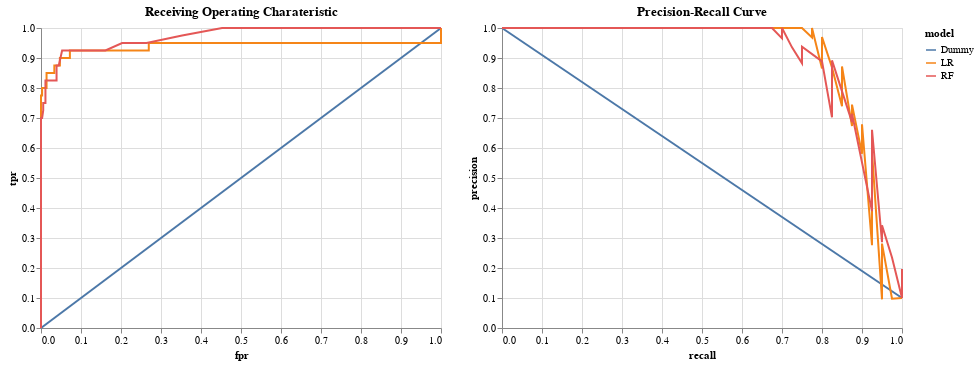

Notebook code cell kept with this figure:
### Code cell
import altair as alt


chart_roc = alt.Chart(rocs).mark_line().encode(
    x='fpr:Q', y='tpr:Q', color='model:N'
).properties(
    title='Receiving Operating Charateristic'
)

chart_prc = alt.Chart(prcs).mark_line().encode(
    x='recall:Q', y='precision:Q', color='model:N'
).properties(
    title='Precision-Recall Curve'
)

chart_roc | chart_prc

### Figure 1 — Vega-Lite specification as saved in the notebook (floating-point values rounded to 4 significant figures; data arrays with more than 128 entries replaced by an {"elided": "..."} marker saying what was removed)
{"config": {"view": {"continuousWidth": 400, "continuousHeight": 300}}, "hconcat": [{"data": {"name": "data-53e3adb9ccf87fcf20aeee3401bb2683"}, "mark": "line", "encoding": {"color": {"field": "model", "type": "nominal"}, "x": {"field": "fpr", "type": "quantitative"}, "y": {"field": "tpr", "type": "quantitative"}}, "title": "Receiving Operating Charateristic"}, {"data": {"name": "data-536ef9fb9ce68bd49b36e2f5595fae77"}, "mark": "line", "encoding": {"color": {"field": "model", "type": "nominal"}, "x": {"field": "recall", "type": "quantitative"}, "y": {"field": "precision", "type": "quantitative"}}, "title": "Precision-Recall Curve"}], "$schema": "https://vega.github.io/schema/vega-lite/v4.17.0.json", "datasets": {"data-53e3adb9ccf87fcf20aeee3401bb2683": [{"model": "Dummy", "fpr": 0.0, "tpr": 0.0, "thresholds": 1.1}, {"model": "Dummy", "fpr": 1.0, "tpr": 1.0, "thresholds": 0.1}, {"model": "LR", "fpr": 0.0, "tpr": 0.0, "thresholds": 2.0}, {"model": "LR", "fpr": 0.0, "tpr": 0.025, "thresholds": 1.0}, {"model": "LR", "fpr": 0.0, "tpr": 0.775, "thresholds": 0.5111}, {"model": "LR", "fpr": 0.002778, "tpr": 0.775, "thresholds": 0.4895}, {"model": "LR", "fpr": 0.002778, "tpr": 0.8, "thresholds": 0.4756}, {"model": "LR", "fpr": 0.01389, "tpr": 0.8, "thresholds": 0.169}, {"model": "LR", "fpr": 0.01389, "tpr": 0.85, "thresholds": 0.1547}, {"model": "LR", "fpr": 0.03333, "tpr": 0.85, "thresholds": 0.1157}, {"model": "LR", "fpr": 0.03333, "tpr": 0.875, "thresholds": 0.1152}, {"model": "LR", "fpr": 0.04722, "tpr": 0.875, "thresholds": 0.0808}, {"model": "LR", "fpr": 0.04722, "tpr": 0.9, "thresholds": 0.07625}, {"model": "LR", "fpr": 0.07222, "tpr": 0.9, "thresholds": 0.05686}, {"model": "LR", "fpr": 0.07222, "tpr": 0.925, "thresholds": 0.05514}, {"model": "LR", "fpr": 0.2694, "tpr": 0.925, "thresholds": 0.01623}, {"model": "LR", "fpr": 0.2694, "tpr": 0.95, "thresholds": 0.01612}, {"model": "LR", "fpr": 1.0, "tpr": 0.95, "thresholds": 0.0001175}, {"model": "LR", "fpr": 1.0, "tpr": 1.0, "thresholds": 1.605e-06}, {"model": "RF", "fpr": 0.0, "tpr": 0.0, "thresholds": 1.94}, {"model": "RF", "fpr": 0.0, "tpr": 0.05, "thresholds": 0.94}, {"model": "RF", "fpr": 0.0, "tpr": 0.1, "thresholds": 0.93}, {"model": "RF", "fpr": 0.0, "tpr": 0.125, "thresholds": 0.9}, {"model": "RF", "fpr": 0.0, "tpr": 0.225, "thresholds": 0.87}, {"model": "RF", "fpr": 0.0, "tpr": 0.375, "thresholds": 0.86}, {"model": "RF", "fpr": 0.0, "tpr": 0.475, "thresholds": 0.84}, {"model": "RF", "fpr": 0.0, "tpr": 0.5, "thresholds": 0.83}, {"model": "RF", "fpr": 0.0, "tpr": 0.55, "thresholds": 0.82}, {"model": "RF", "fpr": 0.0, "tpr": 0.7, "thresholds": 0.58}, {"model": "RF", "fpr": 0.002778, "tpr": 0.7, "thresholds": 0.54}, {"model": "RF", "fpr": 0.005556, "tpr": 0.725, "thresholds": 0.49}, {"model": "RF", "fpr": 0.005556, "tpr": 0.75, "thresholds": 0.47}, {"model": "RF", "fpr": 0.01111, "tpr": 0.75, "thresholds": 0.44}, {"model": "RF", "fpr": 0.01111, "tpr": 0.8, "thresholds": 0.41}, {"model": "RF", "fpr": 0.01111, "tpr": 0.825, "thresholds": 0.27}, {"model": "RF", "fpr": 0.01667, "tpr": 0.825, "thresholds": 0.25}, {"model": "RF", "fpr": 0.02222, "tpr": 0.825, "thresholds": 0.22}, {"model": "RF", "fpr": 0.03889, "tpr": 0.825, "thresholds": 0.21}, {"model": "RF", "fpr": 0.03889, "tpr": 0.875, "thresholds": 0.2}, {"model": "RF", "fpr": 0.04444, "tpr": 0.875, "thresholds": 0.19}, {"model": "RF", "fpr": 0.05278, "tpr": 0.925, "thresholds": 0.18}, {"model": "RF", "fpr": 0.05556, "tpr": 0.925, "thresholds": 0.17}, {"model": "RF", "fpr": 0.06111, "tpr": 0.925, "thresholds": 0.16}, {"model": "RF", "fpr": 0.07222, "tpr": 0.925, "thresholds": 0.15}, {"model": "RF", "fpr": 0.08333, "tpr": 0.925, "thresholds": 0.13}, {"model": "RF", "fpr": 0.09722, "tpr": 0.925, "thresholds": 0.1}, {"model": "RF", "fpr": 0.1083, "tpr": 0.925, "thresholds": 0.09}, {"model": "RF", "fpr": 0.125, "tpr": 0.925, "thresholds": 0.08}, {"model": "RF", "fpr": 0.1361, "tpr": 0.925, "thresholds": 0.07}, {"model": "RF", "fpr": 0.1611, "tpr": 0.925, "thresholds": 0.06}, {"model": "RF", "fpr": 0.2028, "tpr": 0.95, "thresholds": 0.05}, {"model": "RF", "fpr": 0.2639, "tpr": 0.95, "thresholds": 0.04}, {"model": "RF", "fpr": 0.3528, "tpr": 0.975, "thresholds": 0.03}, {"model": "RF", "fpr": 0.4528, "tpr": 1.0, "thresholds": 0.02}, {"model": "RF", "fpr": 0.65, "tpr": 1.0, "thresholds": 0.01}, {"model": "RF", "fpr": 1.0, "tpr": 1.0, "thresholds": 0.0}], "data-536ef9fb9ce68bd49b36e2f5595fae77": {"elided": "450 records"}}}
